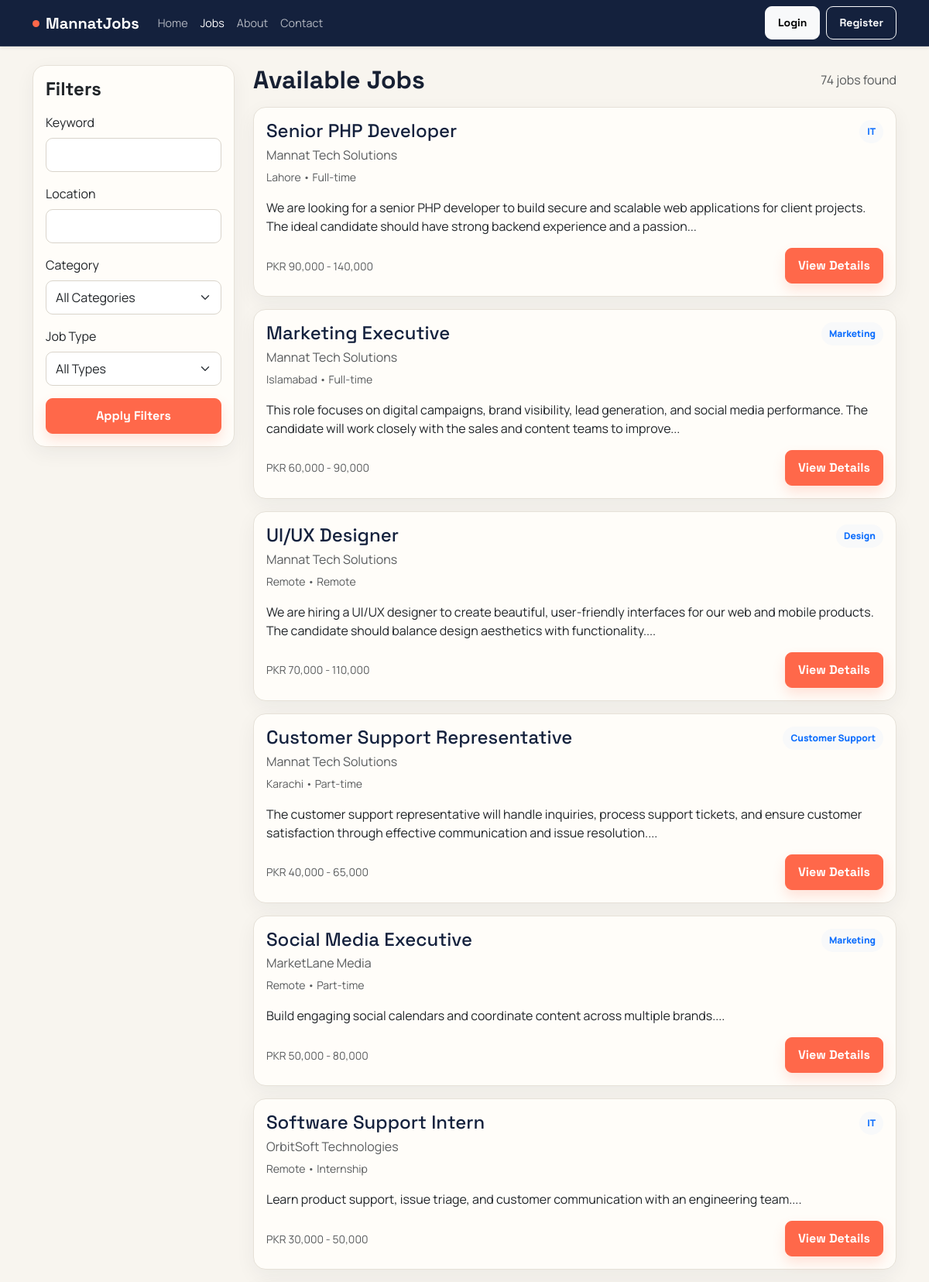
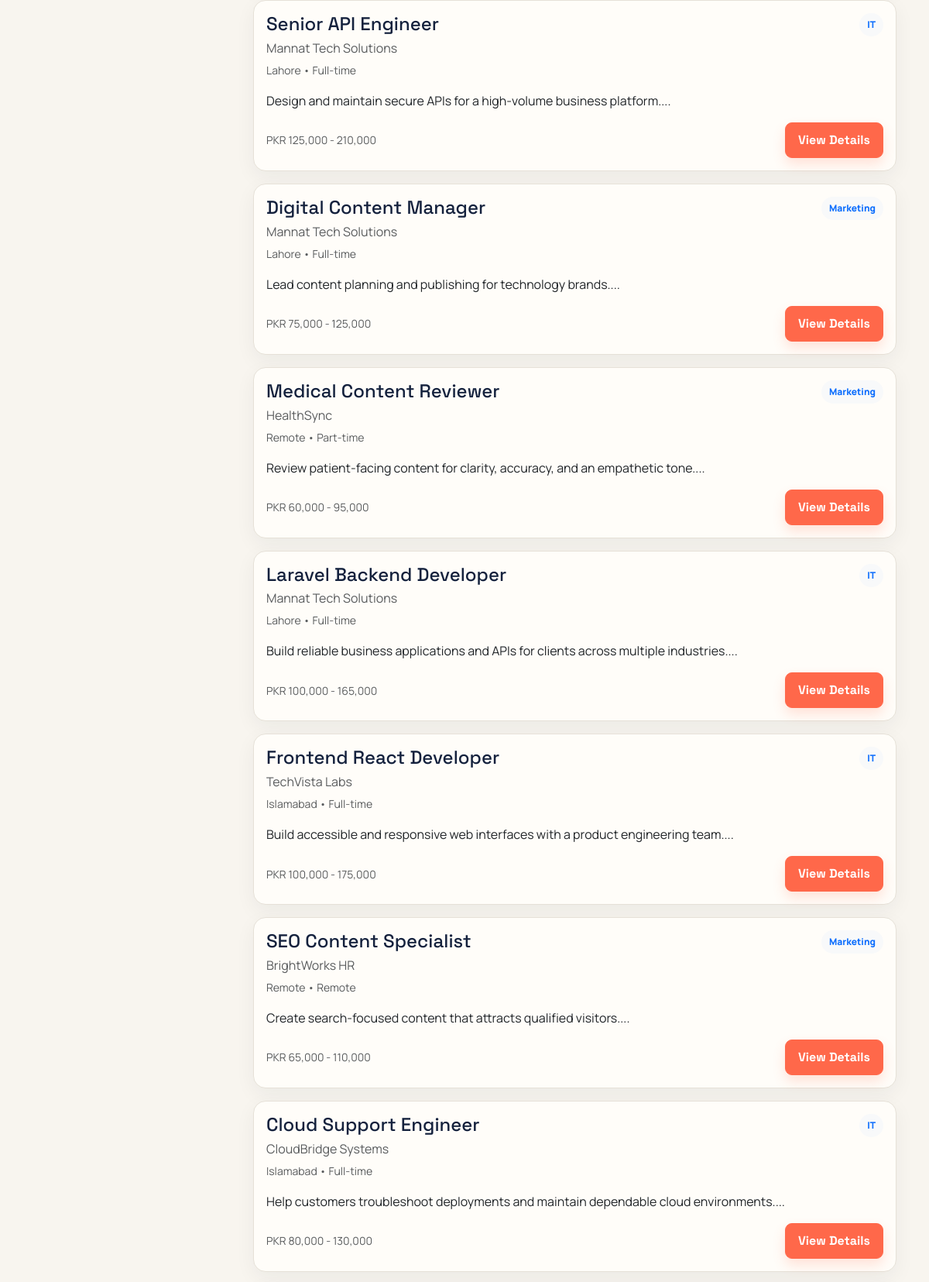
/jobs.php (upper part), run on the app's committed database (2 pictures, top to bottom).
### tables this page shows
CREATE TABLE jobs (
    id INT UNSIGNED AUTO_INCREMENT PRIMARY KEY,
    employer_id INT UNSIGNED NOT NULL,
    category_id INT UNSIGNED NOT NULL,
    title VARCHAR(180) NOT NULL,
    description TEXT NOT NULL,
    requirements TEXT NOT NULL,
    location VARCHAR(120) NOT NULL,
    job_type ENUM('Full-time', 'Part-time', 'Remote', 'Internship') NOT NULL,
    salary_min DECIMAL(12,2) DEFAULT NULL,
    salary_max DECIMAL(12,2) DEFAULT NULL,
    experience_level VARCHAR(80) DEFAULT NULL,
    deadline DATE DEFAULT NULL,
    status ENUM('pending', 'approved', 'rejected', 'closed') NOT NULL DEFAULT 'pending',
    created_at TIMESTAMP NOT NULL DEFAULT CURRENT_TIMESTAMP,
    updated_at TIMESTAMP NOT NULL DEFAULT CURRENT_TIMESTAMP ON UPDATE CURRENT_TIMESTAMP,
    CONSTRAINT fk_jobs_employer FOREIGN KEY (employer_id) REFERENCES users(id) ON DELETE CASCADE,
    CONSTRAINT fk_jobs_category FOREIGN KEY (category_id) REFERENCES job_categories(id) ON DELETE RESTRICT,
    INDEX idx_jobs_employer (employer_id),
    INDEX idx_jobs_status (status),
    INDEX idx_jobs_location (location),
    INDEX idx_jobs_category (category_id)
);

CREATE TABLE employer_profiles (
    user_id INT UNSIGNED NOT NULL PRIMARY KEY,
    company_name VARCHAR(180) DEFAULT NULL,
    company_logo VARCHAR(255) DEFAULT NULL,
    company_website VARCHAR(255) DEFAULT NULL,
    company_description TEXT DEFAULT NULL,
    approved TINYINT(1) NOT NULL DEFAULT 0,
    updated_at TIMESTAMP NOT NULL DEFAULT CURRENT_TIMESTAMP ON UPDATE CURRENT_TIMESTAMP,
    CONSTRAINT fk_employer_user FOREIGN KEY (user_id) REFERENCES users(id) ON DELETE CASCADE
);

CREATE TABLE job_categories (
    id INT UNSIGNED AUTO_INCREMENT PRIMARY KEY,
    name VARCHAR(100) NOT NULL UNIQUE,
    created_at TIMESTAMP NOT NULL DEFAULT CURRENT_TIMESTAMP
);

### includes/functions.php (called while the page is built, shortened)
<?php
function e($value)
{
    return htmlspecialchars((string)$value, ENT_QUOTES, 'UTF-8');
}
function appBasePath()
{
    static $basePath;
    if ($basePath !== null) {
        return $basePath;
    }
    $documentRoot = realpath($_SERVER['DOCUMENT_ROOT'] ?? '');
    $appRoot = realpath(__DIR__ . '/..');
    $basePath = '';
    if ($documentRoot && $appRoot) {
        $documentRoot = str_replace('\\', '/', rtrim($documentRoot, '\\/'));
        $appRoot = str_replace('\\', '/', $appRoot);
        if (str_starts_with(strtolower($appRoot), strtolower($documentRoot))) {
            $basePath = substr($appRoot, strlen($documentRoot));
        }
    }
    return rtrim($basePath, '/');
}
function url($path = '')
{
    $path = ltrim($path, '/');
    return appBasePath() . ($path === '' ? '/' : '/' . $path);
}

### jobs.php (the view, shortened to what this page needs)
<?php
require_once __DIR__ . '/includes/db.php';
require_once __DIR__ . '/includes/functions.php';
$where = ['j.status = ?'];
$params = ['approved'];
$types = 's';
$sql = 'SELECT j.*, c.name AS category_name, u.name AS employer_name, ep.company_name FROM jobs j INNER JOIN job_categories c ON c.id = j.category_id INNER JOIN users u ON u.id = j.employer_id LEFT JOIN employer_profiles ep ON ep.user_id = u.id WHERE ' . implode(' AND ', $where) . ' ORDER BY j.created_at DESC';
$stmt = $conn->prepare($sql);
if ($params) {
    $stmt->bind_param($types, ...$params);
}
$stmt->execute();
$jobs = $stmt->get_result()->fetch_all(MYSQLI_ASSOC);
include __DIR__ . '/includes/header.php';
?>
<div class="row g-4">
    <div class="col-lg-3">
        <div class="card p-3">
            <h4 class="fw-bold mb-3">Filters</h4>
            <form method="GET" action="<?php echo e(url('jobs.php')); ?>">
                <div class="mb-3">
                    <label class="form-label">Keyword</label>
                    <input type="text" class="form-control" name="keyword" value="<?php echo e($_GET['keyword'] ?? ''); ?>">
                </div>
                <div class="mb-3">
                    <label class="form-label">Location</label>
                    <input type="text" class="form-control" name="location" value="<?php echo e($_GET['location'] ?? ''); ?>">
                </div>
                <div class="mb-3">
                    <label class="form-label">Category</label>
                    <select class="form-select" name="category">
                        <option value="">All Categories</option>
                    </select>
                </div>
                <div class="mb-3">
                    <label class="form-label">Job Type</label>
                    <select class="form-select" name="job_type">
                        <option value="">All Types</option>
                    </select>
                </div>
                <button type="submit" class="btn btn-primary w-100">Apply Filters</button>
            </form>
        </div>
    </div>
    <div class="col-lg-9">
        <div class="d-flex justify-content-between align-items-center mb-3">
            <h2 class="fw-bold mb-0">Available Jobs</h2>
            <span class="text-muted"><?php echo count($jobs); ?> jobs found</span>
        </div>
        <?php if (empty($jobs)): ?>
            <div class="empty-state">
                <p class="mb-0 text-muted">No jobs match your search right now.</p>
            </div>
        <?php else: ?>
            <?php foreach ($jobs as $job): ?>
                <div class="card p-3 mb-3 job-card">
                    <div class="d-flex justify-content-between align-items-start flex-wrap gap-3">
                        <div>
                            <h4 class="mb-1"><?php echo e($job['title']); ?></h4>
                            <p class="mb-1 text-muted"><?php echo e($job['company_name'] ?: $job['employer_name']); ?></p>
                            <small class="text-muted"><?php echo e($job['location']); ?> • <?php echo e($job['job_type']); ?></small>
                        </div>
                        <span class="job-badge bg-light text-primary"><?php echo e($job['category_name']); ?></span>
                    </div>
                    <p class="mt-3 mb-3"><?php echo substr(strip_tags($job['description']), 0, 180); ?>...</p>
                    <div class="d-flex justify-content-between align-items-center">
                        <small class="text-muted"><?php echo $job['salary_min'] ? 'PKR ' . number_format($job['salary_min']) . ' - ' . number_format($job['salary_max']) : 'Salary not disclosed'; ?></small>
                        <a href="<?php echo e(url('job-details.php?id=' . (int)$job['id'])); ?>" class="btn btn-primary">View Details</a>
                    </div>
                </div>
            <?php endforeach; ?>
        <?php endif; ?>
    </div>
</div>
<?php include __DIR__ . '/includes/footer.php'; ?>

### assets/css/style.css (style rules this page uses)
:root { --primary: #ff684a; --primary-dark: #d94a31; --secondary: #14213d; --ink: #172033; --paper: #f8f5ef; --mint: #b9eadb; --muted: #657084; --success: #20866b; --danger: #c94848; --warning: #d28a22; --border: #e6e1d8; --shadow: 0 18px 50px rgba(20, 33, 61, 0.09); }
* { scrollbar-color: #b9b1a5 var(--paper); }
body { font-family: 'Manrope', sans-serif; background: var(--paper); color: var(--ink); min-width: 320px; }
h1, h2, h3, h4, h5, h6, .navbar-brand, .btn { font-family: 'Space Grotesk', sans-serif; }
h1, h2, h3, h4, h5, h6 { letter-spacing: 0; }
.card, .stat-box, .dashboard-sidebar { border: 1px solid var(--border); border-radius: 16px; box-shadow: 0 8px 26px rgba(20, 33, 61, 0.055); background: #fffdf9; }
.card { transition: box-shadow 180ms ease, transform 180ms ease; }
.job-card h4, .job-card h5 { color: var(--secondary); }
.job-badge { font-size: 0.75rem; border-radius: 999px; padding: 6px 10px; font-weight: 800; }
.form-control, .form-select, .form-check-input { border-radius: 9px; border-color: #d9d4cb; min-height: 44px; }
.btn { border-radius: 9px; font-weight: 700; padding: 10px 16px; transition: transform 160ms ease, box-shadow 160ms ease, background 160ms ease; }
.btn-primary { --bs-btn-bg: var(--primary); --bs-btn-border-color: var(--primary); --bs-btn-hover-bg: var(--primary-dark); --bs-btn-hover-border-color: var(--primary-dark); box-shadow: 0 8px 16px rgba(255, 104, 74, 0.18); }

### data on the page
jobs: title "Senior PHP Developer", employer_profiles.company_name "Mannat Tech Solutions", location "Lahore", job_type "Full-time", category.name "IT", description "We are looking for a senior PHP developer to build secure and scalable web applications for client projects. The ideal candidate should have strong backend experience and a passion", salary_min "90,000", salary_max "140,000"
jobs: title "Marketing Executive", employer_profiles.company_name "Mannat Tech Solutions", location "Islamabad", job_type "Full-time", category.name "Marketing", description "This role focuses on digital campaigns, brand visibility, lead generation, and social media performance. The candidate will work closely with the sales and content teams to improve", salary_min "60,000", salary_max "90,000"
jobs: title "UI/UX Designer", employer_profiles.company_name "Mannat Tech Solutions", location "Remote", job_type "Remote", category.name "Design", description "We are hiring a UI/UX designer to create beautiful, user-friendly interfaces for our web and mobile products. The candidate should balance design aesthetics with functionality.", salary_min "70,000", salary_max "110,000"
jobs: title "Customer Support Representative", employer_profiles.company_name "Mannat Tech Solutions", location "Karachi", job_type "Part-time", category.name "Customer Support", description "The customer support representative will handle inquiries, process support tickets, and ensure customer satisfaction through effective communication and issue resolution.", salary_min "40,000", salary_max "65,000"
jobs: title "Social Media Executive", employer_profiles.company_name "MarketLane Media", location "Remote", job_type "Part-time", category.name "Marketing", description "Build engaging social calendars and coordinate content across multiple brands.", salary_min "50,000", salary_max "80,000"
jobs: title "Software Support Intern", employer_profiles.company_name "OrbitSoft Technologies", location "Remote", job_type "Internship", category.name "IT", description "Learn product support, issue triage, and customer communication with an engineering team.", salary_min "30,000", salary_max "50,000"
jobs: title "Senior API Engineer", employer_profiles.company_name "Mannat Tech Solutions", location "Lahore", job_type "Full-time", category.name "IT", description "Design and maintain secure APIs for a high-volume business platform.", salary_min "125,000", salary_max "210,000"
jobs: title "Digital Content Manager", employer_profiles.company_name "Mannat Tech Solutions", location "Lahore", job_type "Full-time", category.name "Marketing", description "Lead content planning and publishing for technology brands.", salary_min "75,000", salary_max "125,000"
jobs: title "Medical Content Reviewer", employer_profiles.company_name "HealthSync", location "Remote", job_type "Part-time", category.name "Marketing", description "Review patient-facing content for clarity, accuracy, and an empathetic tone.", salary_min "60,000", salary_max "95,000"
jobs: title "Laravel Backend Developer", employer_profiles.company_name "Mannat Tech Solutions", location "Lahore", job_type "Full-time", category.name "IT", description "Build reliable business applications and APIs for clients across multiple industries.", salary_min "100,000", salary_max "165,000"
jobs: title "Frontend React Developer", employer_profiles.company_name "TechVista Labs", location "Islamabad", job_type "Full-time", category.name "IT", description "Build accessible and responsive web interfaces with a product engineering team.", salary_min "100,000", salary_max "175,000"
jobs: title "SEO Content Specialist", employer_profiles.company_name "BrightWorks HR", location "Remote", job_type "Remote", category.name "Marketing", description "Create search-focused content that attracts qualified visitors.", salary_min "65,000", salary_max "110,000"
jobs: title "Cloud Support Engineer", employer_profiles.company_name "CloudBridge Systems", location "Islamabad", job_type "Full-time", category.name "IT", description "Help customers troubleshoot deployments and maintain dependable cloud environments.", salary_min "80,000", salary_max "130,000"

### other printed values
count($jobs) "74"
